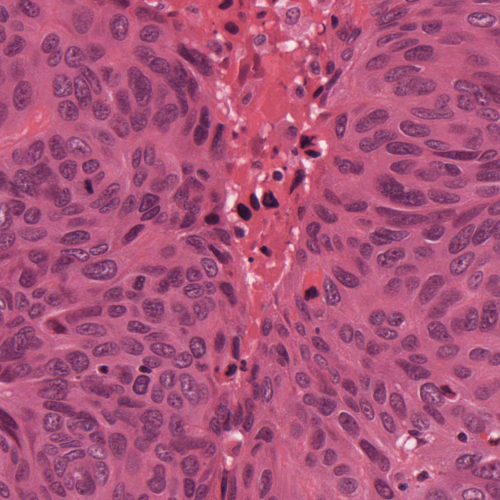
#> input picture assignment-1-gh0stadian-main/bc.tif, 1000 x 1000 px (shown at 1/2 size)
$ jupyter execute hsv_inrange.ipynb
#> lines starting #> are read from the running program, lines starting #| are printed output that depends on the picture; after the words box and inside, x2 and y2 are one past the last pixel; in counts of white or black regions, pixels touching at a corner belong together
[cell 1]
import cv2
import numpy as np
from matplotlib import pyplot as plt

[cell 2]
img = cv2.imread('bc.tif')
#> img is the input picture: shape (1000, 1000, 3); mean B, G, R 122.7, 83.7, 170.4

img = cv2.cvtColor(img, cv2.COLOR_BGR2HSV)
#> img: shape (1000, 1000, 3); mean H, S, V 165.5, 131, 170.5

out = img.copy()

[cell 3]
cv2.namedWindow("TrackedBars")
cv2.resizeWindow("TrackedBars", 640, 240)

[cell 4]
def on_trackbar(val):
    h_min = cv2.getTrackbarPos("lowH", "TrackedBars")
    h_max = cv2.getTrackbarPos("highH", "TrackedBars")
    s_min = cv2.getTrackbarPos("lowS", "TrackedBars")
    s_max = cv2.getTrackbarPos("highS", "TrackedBars")
    v_min = cv2.getTrackbarPos("lowV", "TrackedBars")
    v_max = cv2.getTrackbarPos("highV", "TrackedBars")

    low =  (h_min, s_min, v_min)
    high = (h_max, s_max, v_max)
    out = cv2.inRange(img, low, high)
    cv2.imshow("Mask", out)

cv2.createTrackbar("lowH", "TrackedBars", 0, 179, on_trackbar)
#> slider 'lowH' is set to 35
cv2.createTrackbar("highH", "TrackedBars", 179, 179, on_trackbar)
cv2.createTrackbar("lowS", "TrackedBars", 0, 255, on_trackbar)
#> slider 'lowS' is set to 51
cv2.createTrackbar("highS", "TrackedBars", 255, 255, on_trackbar)
cv2.createTrackbar("lowV", "TrackedBars", 0, 255, on_trackbar)
#> slider 'lowV' is set to 51
cv2.createTrackbar("highV", "TrackedBars", 255, 255, on_trackbar)

[cell 5]
on_trackbar(0)
#> in on_trackbar, `out = cv2.inRange(img, low, high)`:
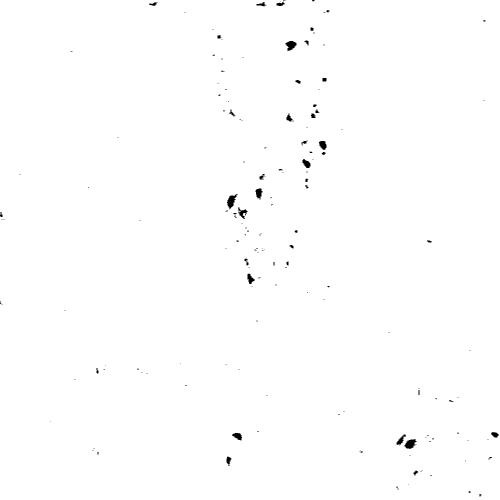
#> out: shape (1000, 1000) (shown at 1/2 size); 99.6% white; 161 black regions (120 under 20 px), largest, box (x1, y1, x2, y2) and area: (454, 388, 475, 419) 310, (809, 878, 833, 898) 301, (571, 82, 593, 102) 277
cv2.waitKey(0)
